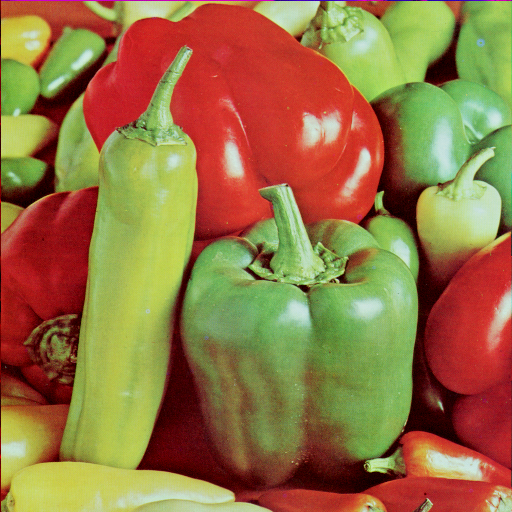
#> input picture DIP/DIP_Lab_406/images/4.2.07.tiff, 512 x 512 px, found by its file name
$ python 'Write a python program to read and display ppm and pgm images.py'
#> lines starting #> are read from the running program, lines starting #| are printed output that depends on the picture
from PIL import Image
import matplotlib.pyplot as plt
import os

# ---------- Step 1: Load RGB Image ----------
input_path = "/Users/abdullahnazmus-sakib/Desktop/4_1_All_Resource/DIP/DIP_Lab_406/images/4.2.07.tiff"  # Change this to your RGB image path
img_rgb = Image.open(input_path).convert('RGB')
#> img_rgb is the input picture: PIL image 512x512 RGB; mean R, G, B 149.8, 115.6, 66.5

# ---------- Step 2: Save as PPM ----------
ppm_path = "converted_image.ppm"
img_rgb.save(ppm_path, format='PPM')

# ---------- Step 3: Convert to Grayscale and Save as PGM ----------
img_gray = img_rgb.convert('L')  # 'L' mode is grayscale
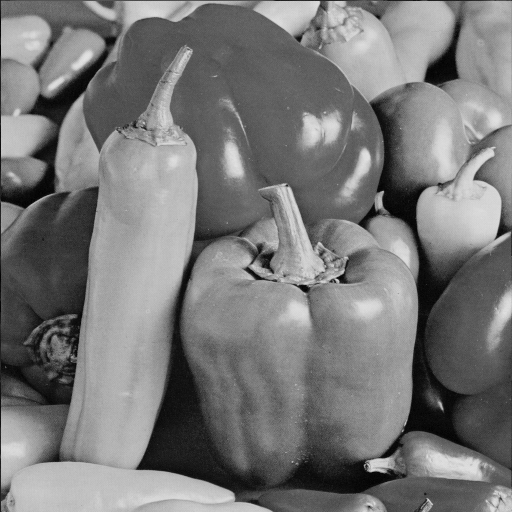
#> img_gray: PIL image 512x512 L; min 0, max 228, mean 120.2
pgm_path = "converted_image.pgm"
img_gray.save(pgm_path, format='PPM')  # Pillow uses 'PPM' for PGM/PPM/PNM

# ---------- Step 4: Display All Images ----------
fig, axes = plt.subplots(1, 3, figsize=(18, 6))

# Original RGB
axes[0].imshow(img_rgb)
axes[0].set_title("Original RGB Image")
axes[0].axis('off')

# PPM
ppm_img = Image.open(ppm_path)
axes[1].imshow(ppm_img)
axes[1].set_title("PPM Image (Color)")
axes[1].axis('off')

# PGM
pgm_img = Image.open(pgm_path)
axes[2].imshow(pgm_img, cmap='gray')
axes[2].set_title("PGM Image (Grayscale)")
axes[2].axis('off')

plt.tight_layout()
plt.show()
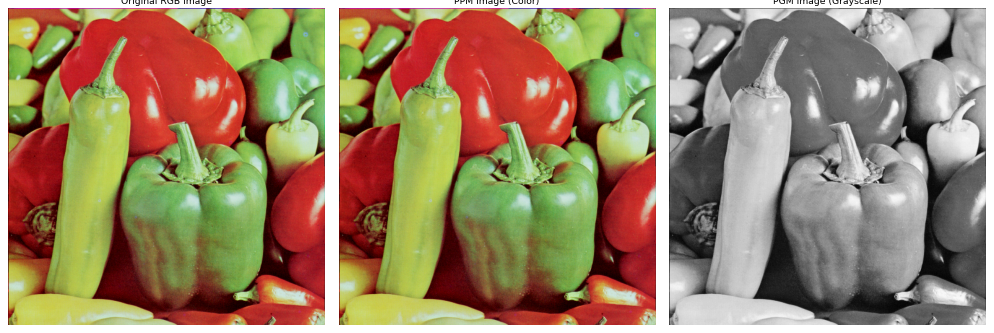
#> figure drawn by matplotlib, 3 panels

$ run again, with DIP/DIP_Lab_406/images/4.1.03.tiff copied over DIP/DIP_Lab_406/images/4.2.07.tiff
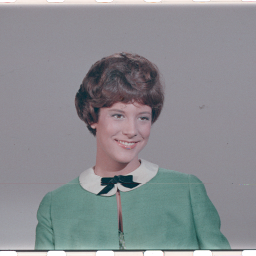
#> input picture DIP/DIP_Lab_406/images/4.1.03.tiff, 256 x 256 px, found by its file name
#> img_rgb is the input picture: PIL image 256x256 RGB; mean R, G, B 137.6, 140, 144
#> `img_gray = img_rgb.convert('L')  # 'L' mode is grayscale`:
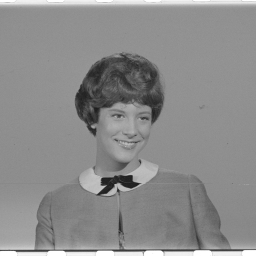
#> img_gray: PIL image 256x256 L; min 28, max 255, mean 139.7
#> `plt.show()`:
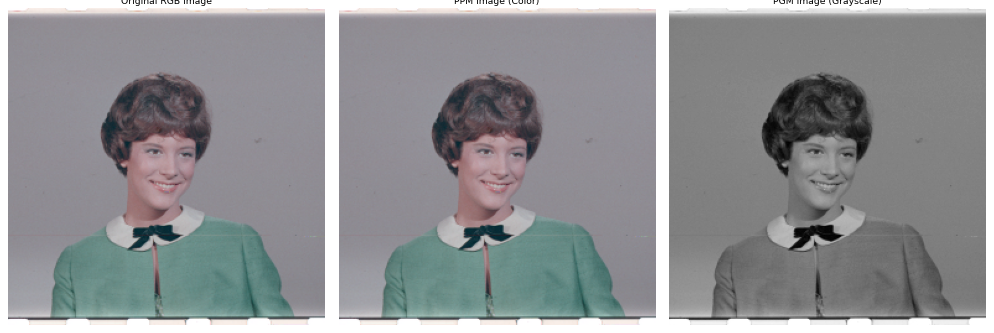
#> figure drawn by matplotlib, 3 panels
